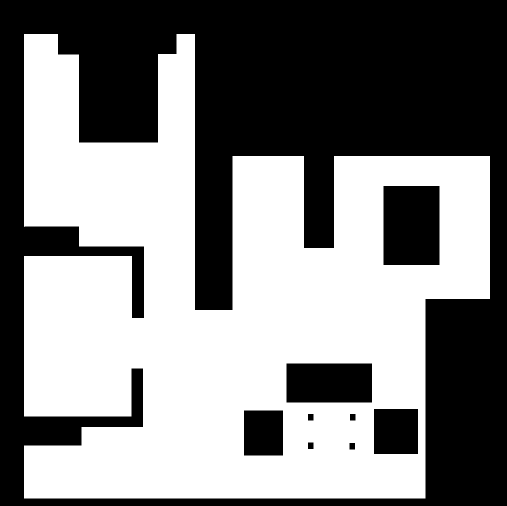
#> input picture P5/p5_nounibotics_v3/p5_nounibotics/mapgrannyannie.png, 1013 x 1012 px (shown at 1/2 size)
$ python show_particles_example.py
#> lines starting #> are read from the running program, lines starting #| are printed output that depends on the picture; after the words box and inside, x2 and y2 are one past the last pixel; in counts of white or black regions, pixels touching at a corner belong together
### P5/p5_nounibotics_v3/p5_nounibotics/MAP.py
""" This module contains the map utility functions to
    read the map image and convert between world and map coordinates.

    The Map coordinate system follows OpenCV coordinates:
        0------> X
        |
        |
        y

    The World coordinate system is similar to the gazebo world in Unibotics:
        --------------
        |             |
        |             |
        | x<---0      |
        |      |      |
        |      |      |
        |      y      |
        --------------

    Several global variables are available with info related to map size, scale and limits
"""

import cv2
import numpy as np

# Path to map image
MAP_FILE = "mapgrannyannie.png"

# x, y, yaw in world coordinate system (m, m, rads): x left, y bottom
ROBOT_START_POSITION = [3.5, 1.0, -np.pi/2]


# MAP_WIDTH = 1013
# MAP_HEIGHT = 1012
# Resized image
MAP_WIDTH = 400
MAP_HEIGHT = 400


# This is a fake "invented" scale
# We will assume that the map is a 10x10m area
# MAP_SCALE = 100 # Original image
MAP_SCALE = 40 # Resized image

# Map coordinates for origin position in the real world (center of apartment)
# These are the map coordinates of the world's (0,0)
# MAP_OFFSET = (500, 650) # Original image
MAP_OFFSET = (200, 260) # Resized image

# Map limits in world coordinates. Numbers outside these ranges will be out of the matrix bounds.
# For 1013x1012 image
# WORLD_LIMITS_LOW = (-5.12, -6.5)
# WORLD_LIMITS_HIGH = (5.0, 3.61)
# For 400x400 image
WORLD_LIMITS_LOW = (-4.975, -6.5)
WORLD_LIMITS_HIGH = (5.0, 3.475)

def getMap():
    """ Read the map image as a grayscale numpy array """
    map_img = cv2.imread(MAP_FILE, cv2.IMREAD_GRAYSCALE)
#> map_img: shape (1012, 1013); 51.6% white; 9 black regions, largest, box (x1, y1, x2, y2) and area: (0, 0, 1013, 1012) 449783, (767, 372, 879, 530) 17696, (573, 727, 744, 805) 13338
    map_img = cv2.resize(map_img, dsize=(MAP_WIDTH, MAP_HEIGHT), interpolation=cv2.INTER_NEAREST)
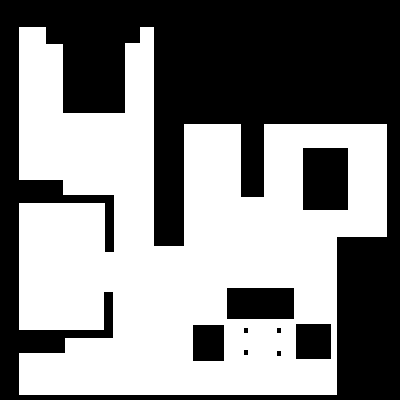
#> map_img: shape (400, 400); 51.7% white; 9 black regions, largest, box (x1, y1, x2, y2) and area: (0, 0, 400, 400) 69922, (303, 148, 348, 210) 2790, (227, 288, 294, 319) 2077
    return map_img

# [6 lines left out: function mapToWorld, not called in this run]

def worldToMap(wx, wy, wyaw=0.0):
    """ Convert real world coordinates (meters) to map coordinates (pixels) """
    mx = int(-MAP_SCALE * wx + MAP_OFFSET[0])
    my = int(MAP_SCALE * wy + MAP_OFFSET[1])
    myaw = (-wyaw + np.pi) % (2*np.pi)
    return mx, my, myaw

# [16 lines left out: functions mapToWorldArray, worldToMapArray, not called in this run]


# [36 lines that do not run on import are left out]

### P5/p5_nounibotics_v3/p5_nounibotics/GUI.py
import numpy as np
import cv2
import MAP
from HAL import HAL

# Window name
WINDOW_NAME = "NU GUI"

class GUI:
    """ Class to emulate unibotics GUI API """
    def __init__(self, robot=None):
        """ Read the map and initialize variables """
        self.map = MAP.getMap()
        self.particles = []
        self.laser = []
        self.resetGUI()
        self.robot = robot
        if self.robot is None:
            self.robot = HAL()

    def getRobotPose(self):
        return self.robot.pose

    def resetGUI(self):
        """ Reset the GUI image.
            Remove all particles and other lines and keep only the empty map
        """
        self.gui_map = cv2.cvtColor(self.map, cv2.COLOR_GRAY2RGB)

    # [10 lines left out: functions getImage, updateImage, not called in this run]

    def updateGUI(self, block=False, show_particles=True, show_laser=True, wait_time=1):
        """ Take a "simulation" step and update the GUI elements:
            - Robot position
            - Particles
            Set "block" arg as True to block the simulation until a key is pressed.
            It is possible to enable/disable some drawing items with the corresponging show_* args
        """
        # Reset the map canvas
        self.resetGUI()

        # Add the list of particles (if any)
        if show_particles and len(self.particles) > 0:
           self.drawParticles()

        # Add laser readings
        if show_laser and len(self.laser) > 0:
            self.drawLaser()

        # Draw the robot's pose
        self.drawRobot(self.robot.pose)

        # Update the robot's pose after drawing
        self.robot.updatePose()

        cv2.imshow(WINDOW_NAME, self.gui_map)

        if block:
            wait_time = 0
        cv2.waitKey(wait_time)

    def drawRobot(self, pose, arrow_length=10, thickness=2, color=(0,0,255)):
        """ Draw the robot in the map.
            It is possible to change the color and size of the arrow marker.
            Pose is converted here from world to map coordinates.
        """
        map_pose = MAP.worldToMap(*pose)
        start_x = map_pose[0]
        start_y = map_pose[1]
        yaw = map_pose[2]
        end_x = int(start_x + arrow_length * np.cos(yaw))
        end_y = int(start_y + arrow_length * np.sin(yaw))
        cv2.arrowedLine(self.gui_map, (start_x, start_y), (end_x, end_y),
                        color=color, thickness=thickness, tipLength=0.3)

    def showParticles(self, particles):
        """ Store and prepare the list of particles to be drawn in the next update.
            Note: This function does not update the GUI. updateGUI must be called manually.
        """
        self.particles = particles

    def drawParticles(self, color=(255,0,0), arrow_length=10, thickness=1):
        """ Draw the particles in the map.
            Particles are expected in world coordinates (x, y, yaw) (m, m, rad).
            It is possible to change the color and size of the arrow markers.
        """
#> called with color = (255, 0, 0), arrow_length = 10, thickness = 1
        for p_world in self.particles:
            self.drawRobot(p_world, arrow_length=arrow_length, thickness=thickness, color=(255,0,0))

    # [17 lines left out: functions showLaser, drawLaser, not called in this run]

### P5/p5_nounibotics_v3/p5_nounibotics/HAL.py
import time
import numpy as np

import MAP

# Maximum laser detection distance in meters
MAX_LASER_DISTANCE = 100

# Value of obstacle cells in the occupancy grid map
OBSTACLE_VALUE = 0

class HAL:
    """ Hardware Abstraction Layer.
        This class provides funcitons to move the robot (setV/setW) and to read the laser sensor.
    """
    def __init__(self, initial_pos=MAP.ROBOT_START_POSITION):
        self.pose = initial_pos.copy()
        self.map_array = MAP.getMap()
        self.linear_vel = 0.0
        self.angular_vel = 0.0
        self.last_update_time = time.time()

    def getPose(self):
        """ Returns the 2D pose as a tuple (x, y, yaw) """
        return self.pose

    # [46 lines left out: functions virtual_laser_beam, getLaserData, not called in this run]

    def setV(self, linear_vel):
        """ Sets the linear velocity """
        self.linear_vel = linear_vel

    def setW(self, angular_vel):
        """ Sets the angular velocity """
        self.angular_vel = angular_vel

    def updatePose(self):
        """ Update the pose of the robot after dt seconds """
        # Get the time diference since the last update
        update_time = time.time()
        dt = update_time - self.last_update_time
        # Update robot position according to the set velocities
        self.pose[0] += dt * self.linear_vel * np.cos(self.pose[2])
        self.pose[1] += dt * self.linear_vel * np.sin(self.pose[2])
        self.pose[2] += dt * self.angular_vel

        self.last_update_time = update_time

### P5/p5_nounibotics_v3/p5_nounibotics/show_particles_example.py
import numpy as np
from GUI import GUI
import MAP

N_PARTICLES = 10


def initialize_particles():
    """ Generate random particles in world coordinates (meters).
        X/Y values are constrained within the map limits.
        Yaw values are in the [0, 2*pi] range.
    """
    # Allocate space
    particles = np.zeros((N_PARTICLES, 4))
    # Get the limits from the MAP module
    x_low, y_low = MAP.WORLD_LIMITS_LOW
    x_high, y_high = MAP.WORLD_LIMITS_HIGH
    # Distribute randomly in the map
    particles = np.random.uniform(low=[x_low, y_low, 0.0],
                                  high=[x_high, y_high, 2*np.pi],
                                  size=(particles.shape[0], 3))
    return particles


def main():
    # Create the GUI object
    gui = GUI()

    # Initialize some random particles
    particles = initialize_particles()
    print(F"Particles:\n{particles}")

    # Show the particles in the GUI
    gui.showParticles(particles)

    # Update the GUI image and wait
    gui.updateGUI(block=True)
#> in drawRobot (call 11), `cv2.arrowedLine(self.gui_map, (start_x, start_y), (end_x, end_y), colo..`:
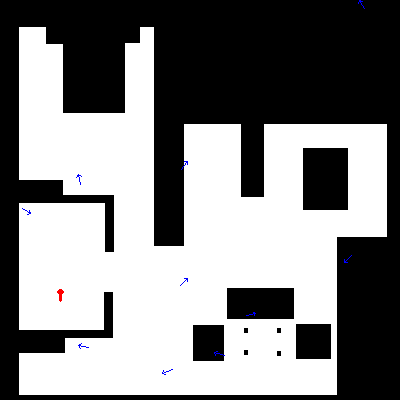
#> self.gui_map: shape (400, 400, 3); mean B, G, R 132, 131.7, 131.8

if __name__ == '__main__':
    main()
